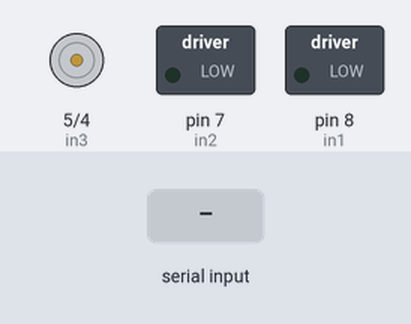
Bench run of a sketch on a simulated Arduino Uno, built with avr-gcc and run on an emulated ATmega328P. Shown: motor-driver pin pairs drawn as motors (green arrow = first pin HIGH = forward, orange = second pin HIGH = backward, longer = more drive, scaled by the enable pin), switched loads named in the sketch (green lamp = pin HIGH). Inputs (shaded band) come from the test bench.

Above: at 1.2 s.
1.3 s: byte 30 received over Serial
At 2.3 s:
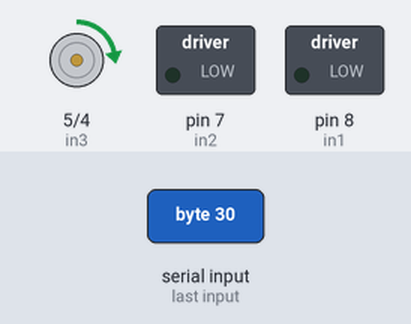
2.8 s: byte 90 received over Serial
At 4.1 s:
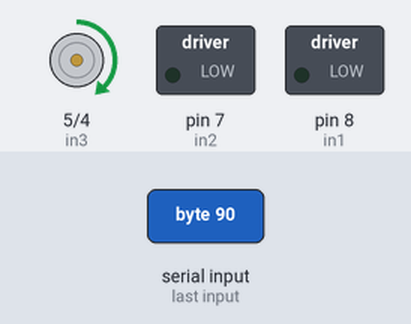
Timing chart, 0 to 5.8 s (numbered marks = the images above; inputs shaded):
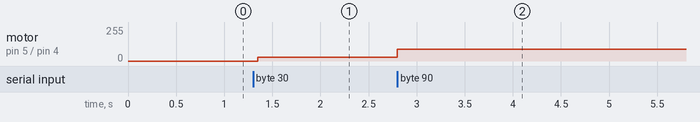

The sketch:

motor_bluetooth_test.ino
```cpp
// L298N motor driver control pins
#define enA 9
#define in1 8
#define in2 7
#define in3 5
#define in4 4
#define enB 3

// Ultrasonic Sensor Pins (3-wire mode)
#define uss_left 12
#define uss_mid 10
#define uss_right 2

byte left_speed, right_speed;
bool speed_received = false;

// Minimum distance for collision in centimeters
const short threshold = 15;

void setup() {
  // Define pin modes
  pinMode(in1, OUTPUT);
  pinMode(in2, OUTPUT);
  pinMode(in3, OUTPUT);
  pinMode(in4, OUTPUT);

  // Initialize Serial for printing results
  Serial.begin(9600);
  // Ensure Serial is ready
  while (! Serial);
}

void loop() {
  if (Serial.available() > 0){
    left_speed = Serial.read();
    setLeftSpeed(left_speed);
    if (Serial.available() > 0){
      right_speed = Serial.read();
      setRightSpeed(right_speed);
    }
  }
  delay(50);
}

void stop_and_wait(int millisecs){
    setLeftSpeed(0);
    setRightSpeed(0);
    delay(millisecs);
}

void setLeftSpeed(byte num){
  //Serial.print("Left Speed: ");
  //Serial.println(num);
  analogWrite(enB, num);
  digitalWrite(in3, HIGH);
  digitalWrite(in4, LOW);
}

void setRightSpeed(byte num){
  //Serial.print("Right Speed: ");
  //Serial.println(num);
  analogWrite(enA, num);
  digitalWrite(in1, HIGH);
  digitalWrite(in2, LOW);
}

// Calculate distance from ultrasonic sensor readings
int getUltrasonicDistance(int pin){
  pinMode(pin, OUTPUT);
  digitalWrite(pin, HIGH);
  delay(20);
  digitalWrite(pin, LOW);
  pinMode(pin, INPUT);
  int result = pulseIn(pin, HIGH, (unsigned long)60000) / 29 / 2;
  Serial.println(result);
  return result;
}
```

Measured:
- after the input at 1.3 s, motor on pin 5 (in3) / pin 4 (in4): stopped → forward 30/255 after 0.05 s
- after the input at 2.8 s, motor on pin 5 (in3) / pin 4 (in4): forward 30/255 → forward 90/255 at once
